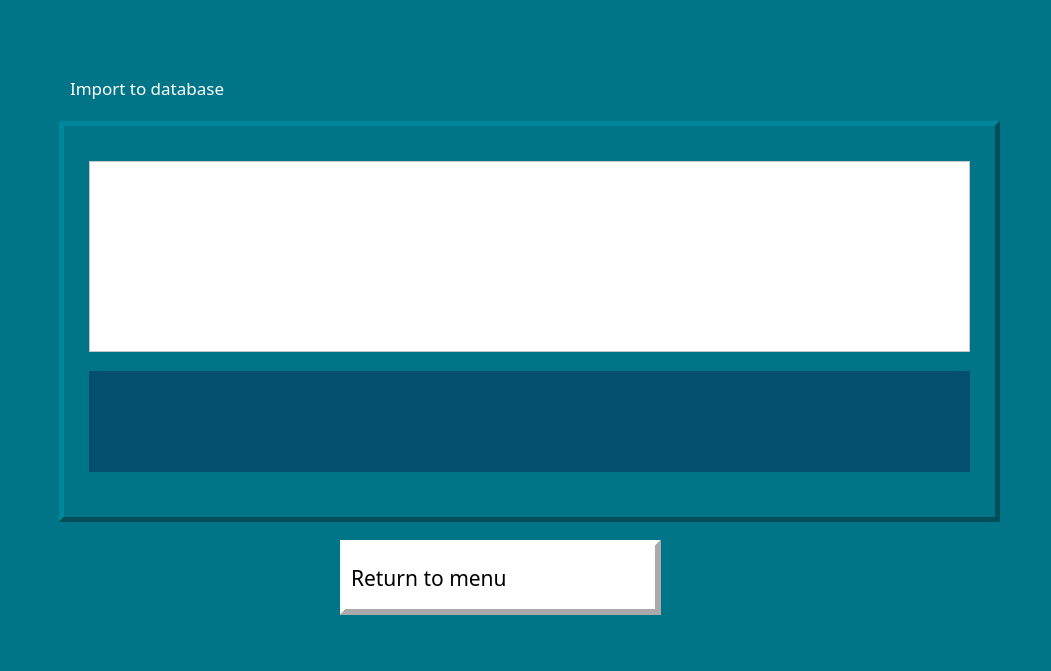
<?xml version="1.0" encoding="UTF-8"?>
<ui version="4.0">
 <class>importsingle_form</class>
 <widget class="QDialog" name="importsingle_form">
  <property name="geometry">
   <rect>
    <x>0</x>
    <y>0</y>
    <width>1051</width>
    <height>671</height>
   </rect>
  </property>
  <property name="cursor">
   <cursorShape>ArrowCursor</cursorShape>
  </property>
  <property name="windowTitle">
   <string>Dialog</string>
  </property>
  <property name="autoFillBackground">
   <bool>false</bool>
  </property>
  <property name="styleSheet">
   <string notr="true">background-color: rgb(0, 117, 135);</string>
  </property>
  <widget class="QLabel" name="title_lbl">
   <property name="geometry">
    <rect>
     <x>70</x>
     <y>50</y>
     <width>419</width>
     <height>75</height>
    </rect>
   </property>
   <property name="font">
    <font>
     <family>Small Fonts</family>
     <pointsize>13</pointsize>
    </font>
   </property>
   <property name="styleSheet">
    <string notr="true">color: rgb(255, 255, 255);</string>
   </property>
   <property name="frameShape">
    <enum>QFrame::NoFrame</enum>
   </property>
   <property name="frameShadow">
    <enum>QFrame::Plain</enum>
   </property>
   <property name="lineWidth">
    <number>0</number>
   </property>
   <property name="text">
    <string>Import to database</string>
   </property>
   <property name="margin">
    <number>1</number>
   </property>
  </widget>
  <widget class="QLabel" name="new_lbl">
   <property name="geometry">
    <rect>
     <x>340</x>
     <y>540</y>
     <width>321</width>
     <height>75</height>
    </rect>
   </property>
   <property name="font">
    <font>
     <family>8514oem</family>
     <pointsize>16</pointsize>
     <weight>50</weight>
     <italic>false</italic>
     <bold>false</bold>
    </font>
   </property>
   <property name="autoFillBackground">
    <bool>false</bool>
   </property>
   <property name="styleSheet">
    <string notr="true">background-color: rgb(255, 255, 255);</string>
   </property>
   <property name="frameShape">
    <enum>QFrame::Panel</enum>
   </property>
   <property name="frameShadow">
    <enum>QFrame::Raised</enum>
   </property>
   <property name="lineWidth">
    <number>6</number>
   </property>
   <property name="text">
    <string>Return to menu</string>
   </property>
   <property name="alignment">
    <set>Qt::AlignLeading|Qt::AlignLeft|Qt::AlignVCenter</set>
   </property>
   <property name="openExternalLinks">
    <bool>false</bool>
   </property>
  </widget>
  <widget class="QFrame" name="frame">
   <property name="geometry">
    <rect>
     <x>59</x>
     <y>121</y>
     <width>941</width>
     <height>401</height>
    </rect>
   </property>
   <property name="styleSheet">
    <string notr="true">color: rgb(255, 255, 255);</string>
   </property>
   <property name="frameShape">
    <enum>QFrame::Panel</enum>
   </property>
   <property name="frameShadow">
    <enum>QFrame::Raised</enum>
   </property>
   <property name="lineWidth">
    <number>5</number>
   </property>
   <widget class="QListWidget" name="log_list">
    <property name="geometry">
     <rect>
      <x>30</x>
      <y>40</y>
      <width>881</width>
      <height>191</height>
     </rect>
    </property>
    <property name="styleSheet">
     <string notr="true">background-color: rgb(255, 255, 255);</string>
    </property>
   </widget>
   <widget class="QLabel" name="issuccessful_lbl">
    <property name="geometry">
     <rect>
      <x>30</x>
      <y>250</y>
      <width>881</width>
      <height>101</height>
     </rect>
    </property>
    <property name="styleSheet">
     <string notr="true">background-color: rgb(4, 78, 110);</string>
    </property>
    <property name="text">
     <string/>
    </property>
   </widget>
  </widget>
  <zorder>title_lbl</zorder>
  <zorder>frame</zorder>
  <zorder>new_lbl</zorder>
 </widget>
 <resources/>
 <connections/>
</ui>
